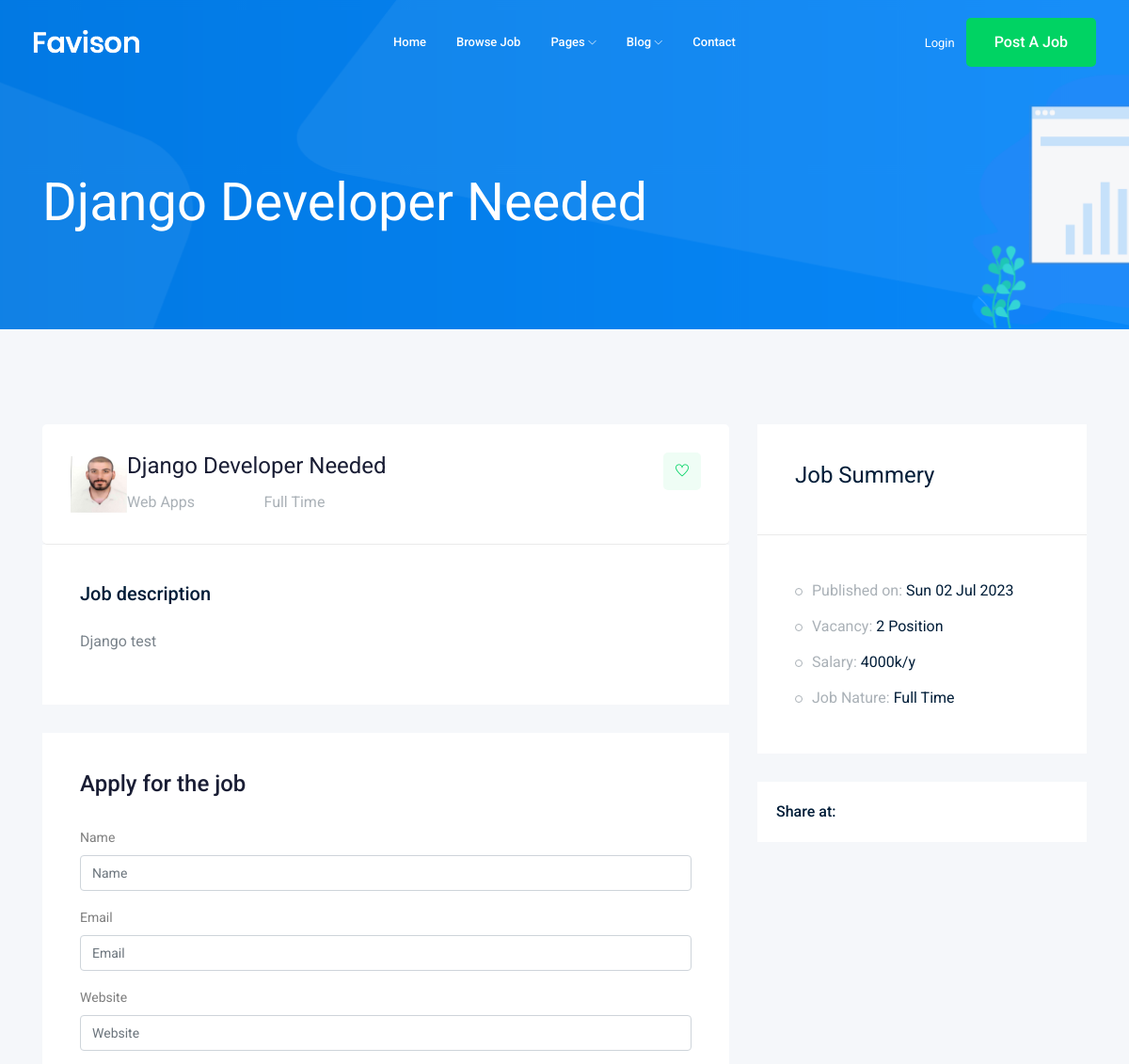
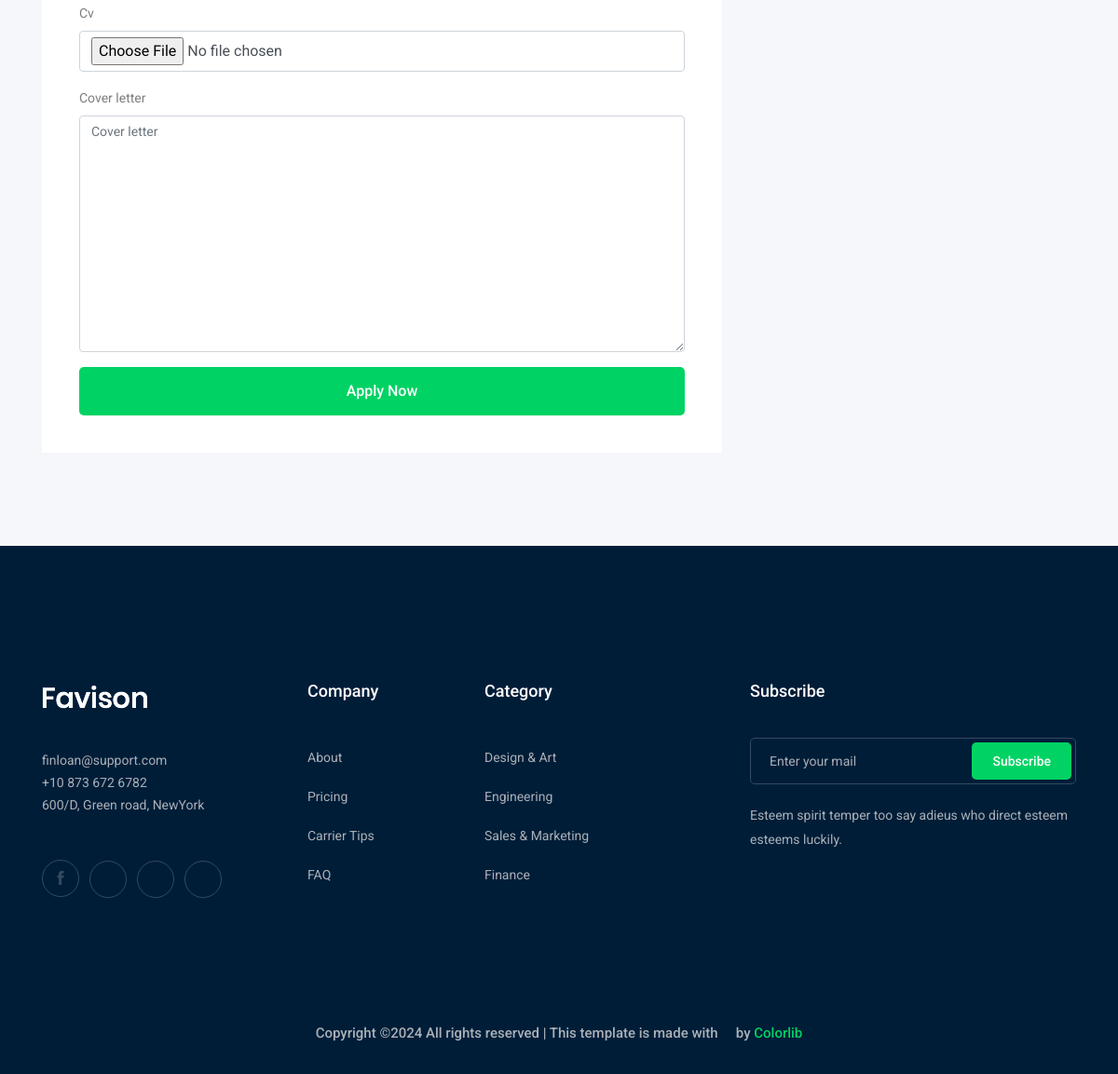
/jobs/django-developer-needed, run on the app's committed database (2 pictures, top to bottom).
### job/models.py (models this page shows, shortened)
class Job(models.Model):
    owner = models.ForeignKey(User, on_delete=models.CASCADE)
    title = models.CharField(max_length=50)
    job_type =  models.CharField(max_length=15,choices=JOB_TYBE)
    description = models.TextField(max_length=1000)
    published_at = models.DateField(auto_now=True)
    vacancy = models.IntegerField(default=1)
    salary = models.IntegerField(default=0)
    experience = models.IntegerField(default=1)
    category = models.ForeignKey('Category',on_delete=models.CASCADE)
    image = models.ImageField(upload_to=image_upload)
    slug = models.SlugField(null=True,blank=True)
    def __str__(self):
        return self.title

class Category(models.Model):
    name = models.CharField(max_length=100)
    def __str__(self):
        return self.name

### job/views.py (the view)
# urls.py: path('<str:slug>',views.job_details,name='job_detail'),
def job_details(request,slug):
    job_detail = Job.objects.get(slug = slug)
    if request.method == 'POST':
        form = ApplyForm(request.POST,request.FILES)
        if form.is_valid():
            myform = form.save(commit=False)
            myform.job = job_detail
            myform.save()
            return redirect(reverse('jobs:job_list'))
    else:
        form = ApplyForm()
    context = {'job' : job_detail,'form':form}
    return render(request,'job_details.html',context)

### job/form.py
class ApplyForm(forms.ModelForm):
    class Meta:
        model = Apply
        fields = '__all__'
        exclude = ('job',)

### accounts/context_processor.py (called while the page is built)
def links(request):
    if request.user.is_authenticated:
        pro_obj = Profile.objects.get(user=request.user)
        pic = pro_obj.image
        return {'pic':pic}
    return {}

### job/templates/job_details.html (shortened to what this page needs)
{% extends 'base.html' %}
{% load django_bootstrap5 %}
{% block content %}
    <div class="bradcam_area bradcam_bg_1">
        <div class="container">
            <div class="row">
                <div class="col-xl-12">
                    <div class="bradcam_text">
                        <h3>{{job.title}}</h3>
                    </div>
                </div>
            </div>
        </div>
    </div>
    <div class="job_details_area">
        <div class="container">
            <div class="row">
                <div class="col-lg-8">
                    <div class="job_details_header">
                        <div class="single_jobs white-bg d-flex justify-content-between">
                            <div class="jobs_left d-flex align-items-center">
                                <div class="">
                                    <img src="{{job.image.url}}" alt="" style="width:60px;height:60px;">
                                </div>
                                <div class="jobs_conetent">
                                    <a href="#"><h4>{{job}}</h4></a>
                                    <div class="links_locat d-flex align-items-center">
                                        <div class="location">
                                            <p> {{job.category}}</p>
                                        </div>
                                        <div class="location">
                                            <p> <i class="fa fa-clock-o"></i> {{job.job_type}}</p>
                                        </div>
                                    </div>
                                </div>
                            </div>
                            <div class="jobs_right">
                                <div class="apply_now">
                                    <a class="heart_mark" href="#"> <i class="ti-heart"></i> </a>
                                </div>
                            </div>
                        </div>
                    </div>
                    <div class="descript_wrap white-bg">
                        <div class="single_wrap">
                            <h4>Job description</h4>
                            <p>{{job.description}}</p>
                        </div>
                    </div>
                    <div class="apply_job_form white-bg">
                        <h4>Apply for the job</h4>
                        <form method="POST" enctype="multipart/form-data">
                            {% bootstrap_form form %}
                                <button class="boxed-btn3 w-100" type="submit">Apply Now</button>
                        </form>
                    </div>
                </div>
                <div class="col-lg-4">
                    <div class="job_sumary">
                        <div class="summery_header">
                            <h3>Job Summery</h3>
                        </div>
                        <div class="job_content">
                            <ul>
                                <li>Published on: <span>{{ job.published_at|date:"D d M o" }}</span></li>
                                <li>Vacancy: <span>{{job.vacancy}} Position</span></li>
                                <li>Salary: <span>{{job.salary}}k/y</span></li>
                                <li>Job Nature: <span> {{job.job_type}}</span></li>
                            </ul>
                        </div>
                    </div>
                    <div class="share_wrap d-flex">
                        <span>Share at:</span>
                        <ul>
                            <li><a href="#"> <i class="fa fa-facebook"></i></a> </li>
                            <li><a href="#"> <i class="fa fa-google-plus"></i></a> </li>
                            <li><a href="#"> <i class="fa fa-twitter"></i></a> </li>
                            <li><a href="#"> <i class="fa fa-envelope"></i></a> </li>
                        </ul>
                    </div>
                    <div class="job_location_wrap">
                        <div class="job_lok_inner">
                            <div id="map" style="height: 200px;"></div>
                          </div>
                    </div>
                </div>
            </div>
        </div>
    </div>
{% endblock content %}

### data on the page
Job: title "Django Developer Needed", image (placeholder picture), category "Web Apps", job_type "Full Time", description "Django test", published_at "Sun 02 Jul 2023", vacancy "2", salary "4000"
